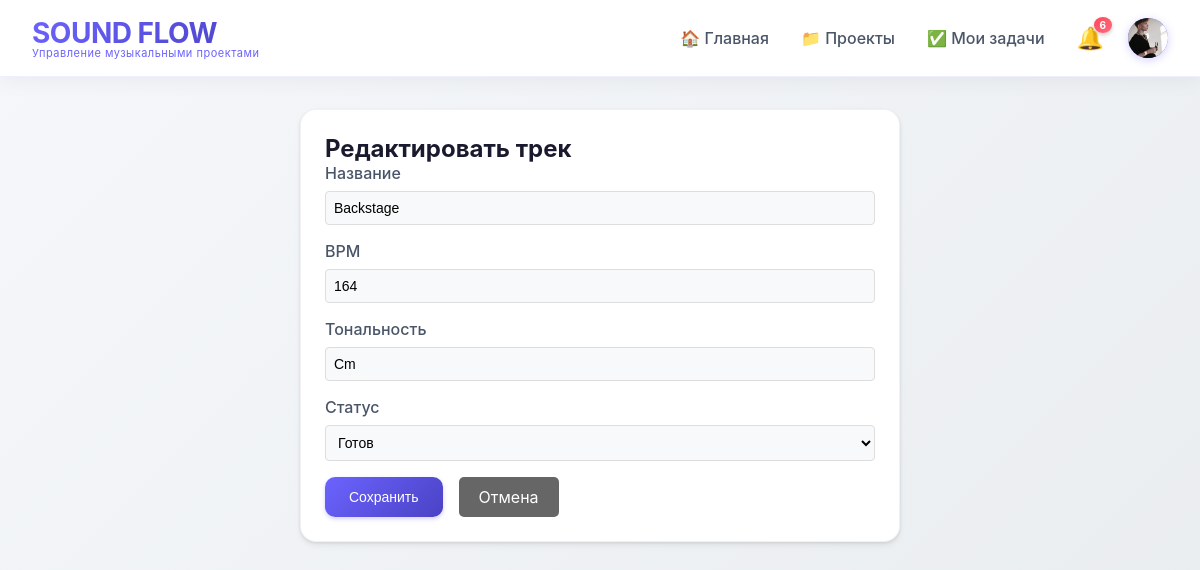
The page /tracks/1/edit/ (signed in) on the database its author committed.
### core/models.py (models this page shows, shortened)
class Profile(models.Model):
    user = models.OneToOneField(User, on_delete=models.CASCADE, related_name='profile')
    avatar = models.ImageField(upload_to='avatars/', null=True, blank=True)

### tracks/models.py (models this page shows, shortened)
class Track(models.Model):
    STATUS_CHOICES = (
        ('demo', 'Демо'),
        ('recording', 'В записи'),
        ('mixing', 'На сведении'),
        ('mastering', 'На мастеринге'),
        ('done', 'Готов'),
    )
    project = models.ForeignKey(Project, on_delete=models.CASCADE, related_name='tracks')
    title = models.CharField(max_length=200)
    position = models.IntegerField(default=1)
    status = models.CharField(max_length=20, choices=STATUS_CHOICES, default='demo')
    bpm = models.IntegerField(null=True, blank=True)
    key = models.CharField(max_length=10, blank=True)
    created_at = models.DateTimeField(auto_now_add=True)
    updated_at = models.DateTimeField(auto_now=True)
    class Meta:
        ordering = ['position']

### tracks/views.py (the view, shortened to what this page needs)
# urls.py: path('<int:pk>/edit/', views.track_edit, name='track_edit'),
@login_required
def track_edit(request, pk):
    track = get_object_or_404(Track, pk=pk)
    return render(request, 'tracks/edit.html', {'track': track})

### templates/tracks/edit.html (shortened to what this page needs)
{% extends 'base.html' %}
{% block content %}
<div class="card" style="max-width: 600px; margin: 0 auto;">
    <h2>Редактировать трек</h2>
    <form method="post">
        <div style="margin-bottom: 1rem;">
            <label style="display: block; margin-bottom: 0.5rem;">Название</label>
            <input type="text" name="title" value="{{ track.title }}" required style="width: 100%; padding: 8px; border: 1px solid #ddd; border-radius: 4px;">
        </div>
        <div style="margin-bottom: 1rem;">
            <label style="display: block; margin-bottom: 0.5rem;">BPM</label>
            <input type="number" name="bpm" value="{{ track.bpm }}" style="width: 100%; padding: 8px; border: 1px solid #ddd; border-radius: 4px;">
        </div>
        <div style="margin-bottom: 1rem;">
            <label style="display: block; margin-bottom: 0.5rem;">Тональность</label>
            <input type="text" name="key" value="{{ track.key }}" style="width: 100%; padding: 8px; border: 1px solid #ddd; border-radius: 4px;">
        </div>
        <div style="margin-bottom: 1rem;">
            <label style="display: block; margin-bottom: 0.5rem;">Статус</label>
            <select name="status" style="width: 100%; padding: 8px; border: 1px solid #ddd; border-radius: 4px;">
                <option value="done" {% if track.status == 'done' %}selected{% endif %}>Готов</option>
            </select>
        </div>
        <div style="display: flex; gap: 1rem;">
            <button type="submit" class="btn">Сохранить</button>
            <a href="{% url 'track_detail' track.pk %}" style="padding: 10px 20px; background: #666; color: white; text-decoration: none; border-radius: 5px;">Отмена</a>
        </div>
    </form>
</div>
{% endblock %}

### templates/base.html (shortened to what this page needs)
<!DOCTYPE html>
<html lang="ru">
<head>
</head>
<body>
    <header class="header">
        <a href="{% url 'home' %}" style="text-decoration: none;">
            <div class="logo">
                <h1>SOUND FLOW</h1>
                <p>Управление музыкальными проектами</p>
            </div>
        </a>
        {% if user.is_authenticated %}
        <div class="nav-links">
            <a href="{% url 'home' %}">🏠 Главная</a>
            <a href="{% url 'project_list' %}">📁 Проекты</a>
            <a href="{% url 'my_tasks' %}">✅ Мои задачи</a>
            <div class="user-menu">
                <div class="notification-icon" id="notificationBell">
                    🔔
                    <span id="notificationBadge" class="notification-badge" style="display: none;">0</span>
                </div>
                <div class="avatar" id="avatarBtn" style="cursor: pointer;">
                    {% if user.profile.avatar %}
                        <img src="{{ user.profile.avatar.url }}" alt="Avatar" style="width: 40px; height: 40px; border-radius: 50%; object-fit: cover;">
                    {% else %}
                        {{ user.first_name|first|default:user.username|first|upper }}{{ user.last_name|first|upper }}
                    {% endif %}
                </div>
            </div>
        </div>
        {% endif %}
    </header>
    <div class="container">
        {% block content %}
        {% endblock %}
    </div>
</body>
</html>

### templates/base.html (style rules this page uses)
* { margin: 0; padding: 0; box-sizing: border-box; }
body { font-family: 'Inter', -apple-system, BlinkMacSystemFont, 'Segoe UI', Roboto, sans-serif; background: linear-gradient(135deg, #f5f7fa 0%, #e9ecef 100%); min-height: 100vh; color: #1a1a2e; }
.header { background: rgba(255, 255, 255, 0.98); backdrop-filter: blur(10px); box-shadow: 0 4px 20px rgba(0, 0, 0, 0.05); padding: 1rem 2rem; display: flex; justify-content: space-between; align-items: center; position: sticky; top: 0; z-index: 100; border-bottom: 1px solid rgba(108, 99, 255, 0.1); }
.logo { display: flex; flex-direction: column; }
.logo h1 { background: linear-gradient(135deg, #6c63ff 0%, #4a42c4 100%); -webkit-background-clip: text; background-clip: text; color: transparent; font-size: 28px; letter-spacing: -0.5px; }
.logo p { font-size: 11px; color: #6c63ff; margin-top: -4px; letter-spacing: 0.5px; }
.nav-links { display: flex; gap: 2rem; align-items: center; }
.nav-links a { text-decoration: none; color: #4a5568; font-weight: 500; transition: all 0.3s ease; position: relative; }
.nav-links a::after { content: ''; position: absolute; bottom: -5px; left: 0; width: 0; height: 2px; background: #6c63ff; transition: width 0.3s ease; }
.user-menu { display: flex; align-items: center; gap: 1.5rem; }
.notification-icon { position: relative; cursor: pointer; font-size: 22px; transition: transform 0.2s; }
.notification-badge { position: absolute; top: -8px; right: -8px; background: linear-gradient(135deg, #ff4757, #ff6b81); color: white; border-radius: 50%; padding: 2px 6px; font-size: 10px; font-weight: bold; min-width: 18px; text-align: center; box-shadow: 0 2px 4px rgba(0,0,0,0.2); }
.avatar { width: 40px; height: 40px; border-radius: 50%; background: linear-gradient(135deg, #6c63ff, #4a42c4); color: white; display: flex; align-items: center; justify-content: center; font-weight: bold; cursor: pointer; transition: transform 0.2s, box-shadow 0.2s; box-shadow: 0 2px 8px rgba(108, 99, 255, 0.3); }
.container { max-width: 1400px; margin: 2rem auto; padding: 0 2rem; }
.card { background: white; border-radius: 16px; padding: 1.5rem; margin-bottom: 1.5rem; box-shadow: 0 4px 6px rgba(0, 0, 0, 0.05), 0 1px 3px rgba(0, 0, 0, 0.1); transition: all 0.3s ease; border: 1px solid rgba(0, 0, 0, 0.05); }
.btn { background: linear-gradient(135deg, #6c63ff, #4a42c4); color: white; border: none; padding: 10px 24px; border-radius: 10px; cursor: pointer; font-size: 14px; font-weight: 500; transition: all 0.3s ease; text-decoration: none; display: inline-block; box-shadow: 0 2px 4px rgba(108, 99, 255, 0.3); }
input, textarea, select { background: #f8f9fa; border: 1px solid #e2e8f0; border-radius: 10px; padding: 10px 14px; font-size: 14px; transition: all 0.3s ease; }
label { font-weight: 500; color: #4a5568; margin-bottom: 6px; display: block; }
.card, .project-card { animation: fadeIn 0.4s ease-out; }
.logo { transition: transform 0.2s ease; }
.logo h1, .logo p { transition: all 0.2s ease; }

### rows shown on the page
Track: title "Backstage", bpm "164", key "Cm", status "Готов"
